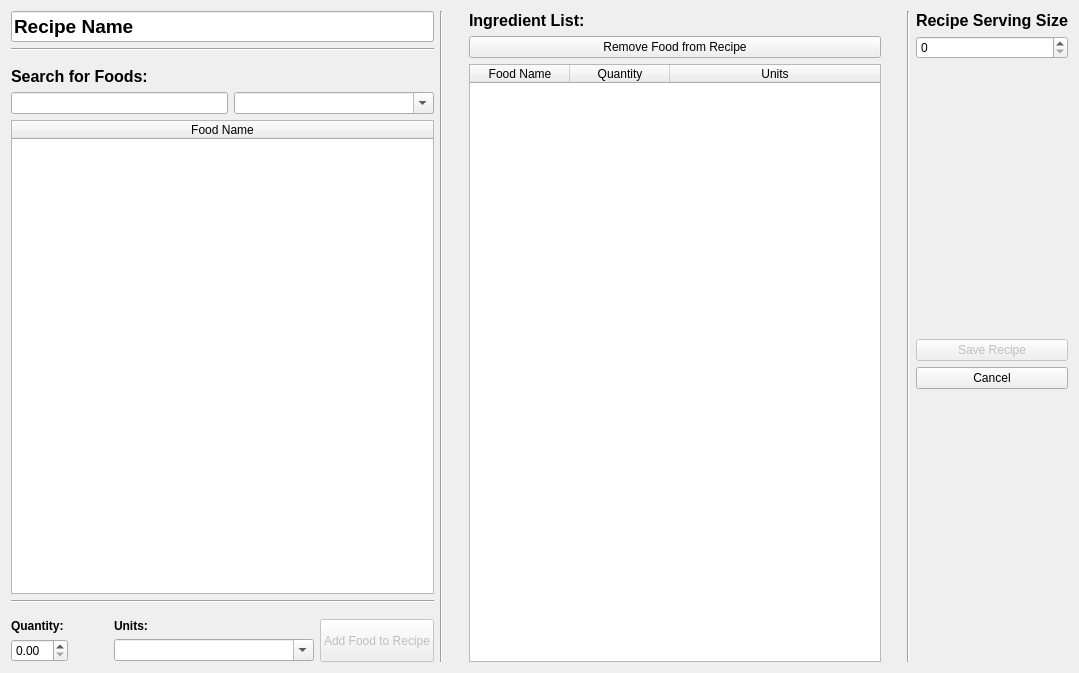
<?xml version="1.0" encoding="UTF-8"?>
<ui version="4.0">
 <class>recipeDialog</class>
 <widget class="QDialog" name="recipeDialog">
  <property name="geometry">
   <rect>
    <x>0</x>
    <y>0</y>
    <width>1079</width>
    <height>673</height>
   </rect>
  </property>
  <property name="windowTitle">
   <string>Dialog</string>
  </property>
  <layout class="QHBoxLayout" name="horizontalLayout">
   <item>
    <layout class="QVBoxLayout" name="queryLayout">
     <item>
      <widget class="QLineEdit" name="recipeNameLineEdit">
       <property name="font">
        <font>
         <pointsize>14</pointsize>
         <weight>75</weight>
         <bold>true</bold>
        </font>
       </property>
       <property name="text">
        <string>Recipe Name</string>
       </property>
      </widget>
     </item>
     <item>
      <widget class="Line" name="line_3">
       <property name="orientation">
        <enum>Qt::Horizontal</enum>
       </property>
      </widget>
     </item>
     <item>
      <spacer name="verticalSpacer_4">
       <property name="orientation">
        <enum>Qt::Vertical</enum>
       </property>
       <property name="sizeType">
        <enum>QSizePolicy::Preferred</enum>
       </property>
       <property name="sizeHint" stdset="0">
        <size>
         <width>20</width>
         <height>10</height>
        </size>
       </property>
      </spacer>
     </item>
     <item>
      <widget class="QLabel" name="label_3">
       <property name="font">
        <font>
         <pointsize>12</pointsize>
         <weight>75</weight>
         <bold>true</bold>
        </font>
       </property>
       <property name="text">
        <string>Search for Foods:</string>
       </property>
      </widget>
     </item>
     <item>
      <layout class="QHBoxLayout" name="queryInputLayout">
       <item>
        <widget class="QLineEdit" name="queryLineEdit"/>
       </item>
       <item>
        <widget class="QComboBox" name="foodGroupComboBox">
         <property name="enabled">
          <bool>true</bool>
         </property>
         <property name="minimumSize">
          <size>
           <width>200</width>
           <height>0</height>
          </size>
         </property>
         <property name="editable">
          <bool>true</bool>
         </property>
        </widget>
       </item>
      </layout>
     </item>
     <item>
      <widget class="QTableWidget" name="resultTableWidget">
       <property name="editTriggers">
        <set>QAbstractItemView::NoEditTriggers</set>
       </property>
       <property name="alternatingRowColors">
        <bool>true</bool>
       </property>
       <property name="selectionMode">
        <enum>QAbstractItemView::SingleSelection</enum>
       </property>
       <property name="selectionBehavior">
        <enum>QAbstractItemView::SelectRows</enum>
       </property>
       <property name="verticalScrollMode">
        <enum>QAbstractItemView::ScrollPerItem</enum>
       </property>
       <property name="sortingEnabled">
        <bool>true</bool>
       </property>
       <property name="columnCount">
        <number>1</number>
       </property>
       <attribute name="horizontalHeaderStretchLastSection">
        <bool>true</bool>
       </attribute>
       <column>
        <property name="text">
         <string>Food Name</string>
        </property>
       </column>
      </widget>
     </item>
     <item>
      <widget class="Line" name="line_4">
       <property name="orientation">
        <enum>Qt::Horizontal</enum>
       </property>
      </widget>
     </item>
     <item>
      <spacer name="verticalSpacer_5">
       <property name="orientation">
        <enum>Qt::Vertical</enum>
       </property>
       <property name="sizeType">
        <enum>QSizePolicy::Preferred</enum>
       </property>
       <property name="sizeHint" stdset="0">
        <size>
         <width>20</width>
         <height>10</height>
        </size>
       </property>
      </spacer>
     </item>
     <item>
      <layout class="QHBoxLayout" name="horizontalLayout_4">
       <item>
        <layout class="QGridLayout" name="gridLayout">
         <item row="0" column="0">
          <widget class="QLabel" name="quantityLabel">
           <property name="font">
            <font>
             <weight>75</weight>
             <bold>true</bold>
            </font>
           </property>
           <property name="text">
            <string>Quantity:</string>
           </property>
          </widget>
         </item>
         <item row="1" column="2">
          <widget class="QComboBox" name="unitComboBox">
           <property name="minimumSize">
            <size>
             <width>200</width>
             <height>0</height>
            </size>
           </property>
           <property name="editable">
            <bool>true</bool>
           </property>
          </widget>
         </item>
         <item row="0" column="2">
          <widget class="QLabel" name="label">
           <property name="font">
            <font>
             <weight>75</weight>
             <bold>true</bold>
            </font>
           </property>
           <property name="text">
            <string>Units:</string>
           </property>
          </widget>
         </item>
         <item row="1" column="0">
          <widget class="QDoubleSpinBox" name="quantitySpinBox">
           <property name="maximumSize">
            <size>
             <width>100</width>
             <height>16777215</height>
            </size>
           </property>
          </widget>
         </item>
         <item row="1" column="1">
          <spacer name="horizontalSpacer_3">
           <property name="orientation">
            <enum>Qt::Horizontal</enum>
           </property>
           <property name="sizeHint" stdset="0">
            <size>
             <width>40</width>
             <height>20</height>
            </size>
           </property>
          </spacer>
         </item>
        </layout>
       </item>
       <item>
        <widget class="QPushButton" name="addFoodPushButton">
         <property name="enabled">
          <bool>false</bool>
         </property>
         <property name="sizePolicy">
          <sizepolicy hsizetype="Minimum" vsizetype="Preferred">
           <horstretch>0</horstretch>
           <verstretch>0</verstretch>
          </sizepolicy>
         </property>
         <property name="text">
          <string>Add Food to Recipe</string>
         </property>
        </widget>
       </item>
      </layout>
     </item>
    </layout>
   </item>
   <item>
    <widget class="Line" name="line_2">
     <property name="orientation">
      <enum>Qt::Vertical</enum>
     </property>
    </widget>
   </item>
   <item>
    <spacer name="horizontalSpacer_2">
     <property name="orientation">
      <enum>Qt::Horizontal</enum>
     </property>
     <property name="sizeType">
      <enum>QSizePolicy::Preferred</enum>
     </property>
     <property name="sizeHint" stdset="0">
      <size>
       <width>20</width>
       <height>20</height>
      </size>
     </property>
    </spacer>
   </item>
   <item>
    <layout class="QVBoxLayout" name="foodRecordLayout">
     <item>
      <widget class="QLabel" name="label_2">
       <property name="font">
        <font>
         <pointsize>12</pointsize>
         <weight>75</weight>
         <italic>false</italic>
         <bold>true</bold>
        </font>
       </property>
       <property name="text">
        <string>Ingredient List:</string>
       </property>
      </widget>
     </item>
     <item>
      <layout class="QHBoxLayout" name="horizontalLayout_2">
       <item>
        <widget class="QPushButton" name="removeFoodPushButton">
         <property name="text">
          <string>Remove Food from Recipe</string>
         </property>
        </widget>
       </item>
      </layout>
     </item>
     <item>
      <widget class="QTableWidget" name="recordedFoodTableWidget">
       <property name="layoutDirection">
        <enum>Qt::LeftToRight</enum>
       </property>
       <property name="editTriggers">
        <set>QAbstractItemView::NoEditTriggers</set>
       </property>
       <property name="alternatingRowColors">
        <bool>true</bool>
       </property>
       <property name="selectionMode">
        <enum>QAbstractItemView::SingleSelection</enum>
       </property>
       <property name="selectionBehavior">
        <enum>QAbstractItemView::SelectRows</enum>
       </property>
       <attribute name="horizontalHeaderCascadingSectionResizes">
        <bool>true</bool>
       </attribute>
       <attribute name="horizontalHeaderStretchLastSection">
        <bool>true</bool>
       </attribute>
       <column>
        <property name="text">
         <string>Food Name</string>
        </property>
       </column>
       <column>
        <property name="text">
         <string>Quantity</string>
        </property>
       </column>
       <column>
        <property name="text">
         <string>Units</string>
        </property>
       </column>
      </widget>
     </item>
    </layout>
   </item>
   <item>
    <spacer name="horizontalSpacer">
     <property name="orientation">
      <enum>Qt::Horizontal</enum>
     </property>
     <property name="sizeType">
      <enum>QSizePolicy::Preferred</enum>
     </property>
     <property name="sizeHint" stdset="0">
      <size>
       <width>20</width>
       <height>20</height>
      </size>
     </property>
    </spacer>
   </item>
   <item>
    <widget class="Line" name="line">
     <property name="orientation">
      <enum>Qt::Vertical</enum>
     </property>
    </widget>
   </item>
   <item>
    <layout class="QVBoxLayout" name="verticalLayout">
     <item>
      <widget class="QLabel" name="servingSizeLabel">
       <property name="font">
        <font>
         <pointsize>12</pointsize>
         <weight>75</weight>
         <bold>true</bold>
        </font>
       </property>
       <property name="frameShape">
        <enum>QFrame::NoFrame</enum>
       </property>
       <property name="frameShadow">
        <enum>QFrame::Plain</enum>
       </property>
       <property name="text">
        <string>Recipe Serving Size</string>
       </property>
      </widget>
     </item>
     <item>
      <widget class="QSpinBox" name="servingSizeSpinBox">
       <property name="minimum">
        <number>0</number>
       </property>
       <property name="value">
        <number>0</number>
       </property>
      </widget>
     </item>
     <item>
      <spacer name="verticalSpacer_3">
       <property name="orientation">
        <enum>Qt::Vertical</enum>
       </property>
       <property name="sizeHint" stdset="0">
        <size>
         <width>20</width>
         <height>40</height>
        </size>
       </property>
      </spacer>
     </item>
     <item>
      <widget class="QPushButton" name="saveRecipePushButton">
       <property name="enabled">
        <bool>false</bool>
       </property>
       <property name="text">
        <string>Save Recipe</string>
       </property>
      </widget>
     </item>
     <item>
      <widget class="QPushButton" name="cancelRecipePushButton">
       <property name="text">
        <string>Cancel</string>
       </property>
      </widget>
     </item>
     <item>
      <spacer name="verticalSpacer_2">
       <property name="orientation">
        <enum>Qt::Vertical</enum>
       </property>
       <property name="sizeHint" stdset="0">
        <size>
         <width>20</width>
         <height>40</height>
        </size>
       </property>
      </spacer>
     </item>
    </layout>
   </item>
  </layout>
 </widget>
 <resources/>
 <connections/>
</ui>
